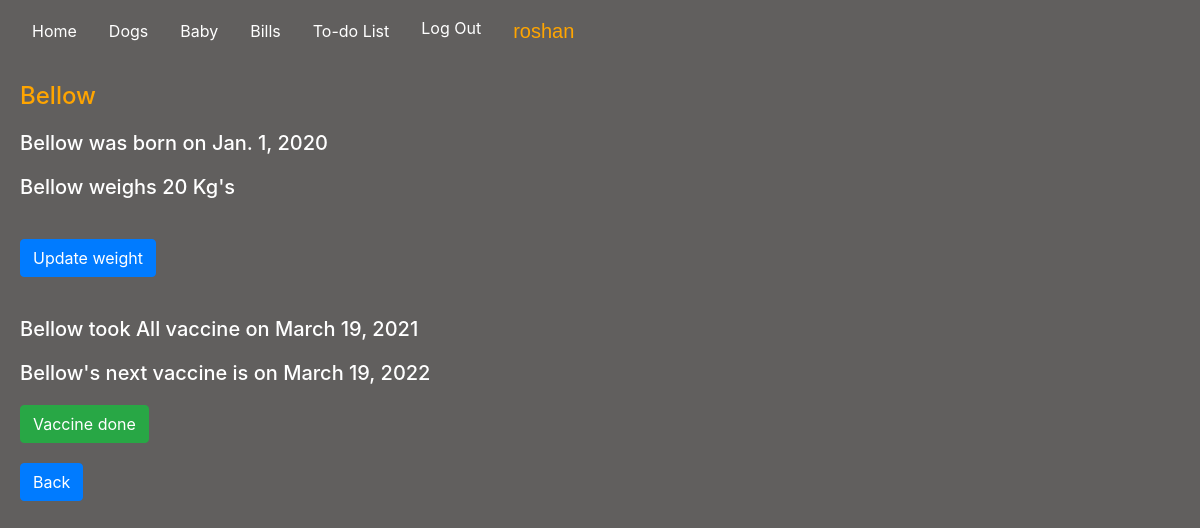
/dogs/Bellow (signed in), run on the app's committed database.
### housemanager/models.py (models this page shows, shortened)
class Dogs(models.Model):
    dog_name = models.CharField(max_length=200)
    dog_birthdate = models.DateField(auto_now=False, auto_now_add=False)
    dog_weight = models.IntegerField(default=0)
    def __str__(self):
        return f"{self.dog_name}"

class Vaccine(models.Model):
    vaccine_dog = models.ForeignKey(Dogs, on_delete=models.CASCADE)
    vaccine_type = models.CharField(max_length=200)
    vaccine_lastdate = models.DateField(auto_now=False, auto_now_add=False)
    vaccine_duedate = models.DateField(auto_now=False, auto_now_add=False)
    v_done = models.BooleanField(default=False)

### housemanager/views.py (the view)
# urls.py: path("dogs/<str:name>", views.dog_name, name="dog_name"),
@login_required(login_url="/login")
def dog_name(request, name):
    if request.method == "GET":
        dog_details = Dogs.objects.filter(dog_name=name)
        dog_id = Dogs.objects.get(dog_name = name)
        try:
            dog_vac = Vaccine.objects.get(vaccine_dog = dog_id)
            return render(request, "housemanager/dog_name.html", {
            "dog_details": dog_details,
            "vaccine": dog_vac,
        })
        except:
            return render(request, "housemanager/dog_name.html", {
            "dog_details": dog_details,
            })

### housemanager/templates/housemanager/dog_name.html (shortened to what this page needs)
{% extends "housemanager/layout.html" %}
{% load static %}
{% block body %}
    {% for dog_details in dog_details %}
        <h4 style="color: orange;" id="name">{{dog_details.dog_name}}</h4>
        <h5>{{dog_details.dog_name}} was born on {{dog_details.dog_birthdate}}</h5>
        <h5 id="weight-field">{{dog_details.dog_name}} weighs {{dog_details.dog_weight}} Kg's</h5>
        <button id="weight" class="btn-primary btn">Update weight</button>
    {% endfor %}
    {% if vaccine %}
        <h5>{{vaccine.vaccine_dog}} took {{vaccine.vaccine_type}} vaccine on {{vaccine.vaccine_lastdate}}</h5>
        <h5>{{vaccine.vaccine_dog}}'s next vaccine is on {{vaccine.vaccine_duedate}}</h5>
        <button class="btn btn-success" id="vacc-done">Vaccine done</button>
    {% endif %}
<button id="back" class="btn-primary btn">Back</button>
{% endblock %}

### housemanager/templates/housemanager/layout.html (shortened to what this page needs)
{% load static %}
<!DOCTYPE html>
<html lang="en">
    <head>
        <link rel="stylesheet" href="https://stackpath.bootstrapcdn.com/bootstrap/4.4.1/css/bootstrap.min.css">
        <link href="{% static 'housemanager/styles.css' %}" rel="stylesheet">
    </head>
    <body>
        <nav id="topnav" class="navbar navbar-expand-lg">
            <a class="nav-link active" href="{% url 'index' %}">Home</a>
            <a class="nav-link active" href="{% url 'dogs' %}">Dogs</a>
            <a class="nav-link active" href="{% url 'baby' %}">Baby</a>
            <a class="nav-link active" href="{% url 'bills' %}">Bills</a>
            <a class="nav-link active" href="{% url 'todo' %}">To-do List</a>
            <div>
              <ul class="nav">
                {% if user.is_authenticated %}
                    <li class="nav-item">
                        <a class="nav-link" href="{% url 'logout' %}">Log Out</a>
                    </li>
                    <li class="nav-item">
                        <a class="nav-link" id="user" >{{user}}</a>
                    </li>
                {% else %}
                    <li class="nav-item">
                        <a class="nav-link" href="{% url 'login' %}">Log In</a>
                    </li>
                {% endif %}
              </ul>
            </div>
         </nav>
                {% block body %}
                {% endblock %}
    </body>
</html>

### housemanager/static/housemanager/styles.css (style rules this page uses)
html, body { background-color: #615f5e; margin: 0; padding: 0; display: block; }
h4 { color: white; margin: 20px; }
h5, h6 { color: white; margin: 20px; }
a { color: white; }
.btn-primary { margin: 20px; }
#vacc-done { margin-left: 20px; }
#user { color: orange; font-size: 15pt; font-family: 'Lucida Sans', 'Lucida Sans Regular', 'Lucida Grande', 'Lucida Sans Unicode', Geneva, Verdana, sans-serif; }

### data on the page
Dogs: dog_name "Bellow", dog_birthdate "Jan. 1, 2020", dog_weight "20"
Vaccine: vaccine_dog "Bellow", vaccine_type "All", vaccine_lastdate "March 19, 2021", vaccine_duedate "March 19, 2022"

### other printed values
{{ user }} "roshan"
